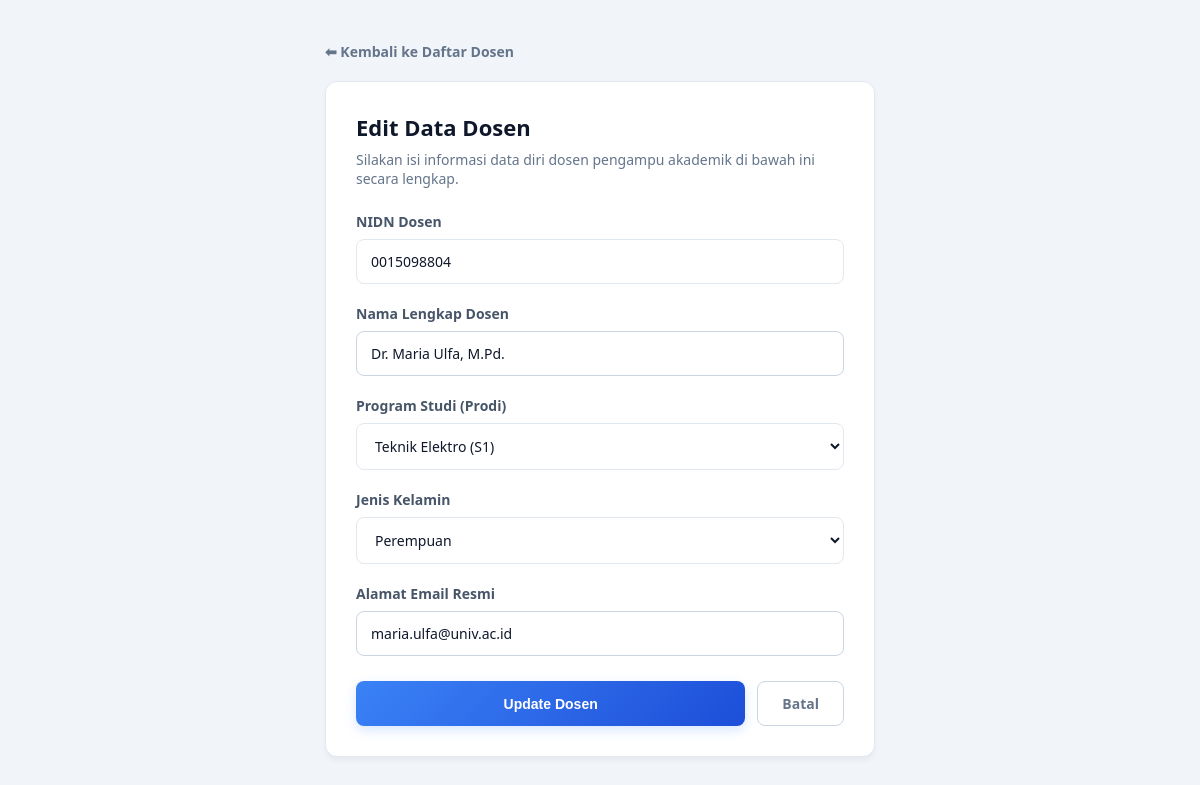
The app's page /Dosen/tambah.php?NIDN=0015098804 with its own data.
### tables this page shows
CREATE TABLE `dosen` (
  `NIDN` varchar(15) NOT NULL,
  `Nama_Dosen` varchar(30) NOT NULL,
  `Id_Prodi` varchar(50) NOT NULL,
  `Jenis_Kelamin` varchar(20) NOT NULL,
  `Email` varchar(30) NOT NULL
);

### Dosen/tambah.php (the view, shortened to what this page needs)
<?php
include '../koneksi.php';
$nidn_edit = isset($_GET['NIDN']) ? $_GET['NIDN'] : '';
$data = ['NIDN' => '', 'Nama_Dosen' => '', 'Jurusan' => '', 'Jenis_Kelamin' => '', 'Email' => ''];
if ($nidn_edit != '') {
    $query = mysqli_query($koneksi, "SELECT * FROM dosen WHERE NIDN = '$nidn_edit'");
    $data = mysqli_fetch_array($query);
    $judul = "Edit Data Dosen";
    $tombol = "Update Dosen";
} else {
    $judul = "Tambah Data Dosen";
    $tombol = "Simpan Dosen";
    $readonly = "";
}
?>
<!DOCTYPE html>
<html lang="id">
    <head>
    </head>
    <body>
        <div class="form-wrapper">
            <a href="index.php" class="btn-back">⬅ Kembali ke Daftar Dosen</a>
            <div class="form-container">
                <h2><?= $judul; ?></h2>
                <p>Silakan isi informasi data diri dosen pengampu akademik di bawah ini secara lengkap.</p>
                <form action="proses_tambah.php" method="POST">
                    <div class="form-group">
                        <label for="nidn">NIDN Dosen</label>
                        <?php
                            $readonly_attr = ($nidn_edit != '') ? 'readonly' : '';
                        ?>
                        <input type="text" name="nidn" id="nidn" class="form-control"
                            value="<?= $data['NIDN']; ?>" <?= $readonly_attr; ?> required>
                    </div>
                    <div class="form-group">
                        <label for="nama_dosen">Nama Lengkap Dosen</label>
                        <input type="text" name="nama_dosen" id="nama_dosen" class="form-control" placeholder="Contoh: Dr. Ahmad Subarjo, M.T." value="<?= $data['Nama_Dosen']; ?>" required>
                    </div>
                    <div class="form-group">
                        <label for="jurusan">Program Studi (Prodi)</label>
                        <select name="jurusan" id="jurusan" class="form-control" required>
                            <?php
                            $q_prodi = mysqli_query($koneksi, "SELECT * FROM prodi");
                            while($p = mysqli_fetch_array($q_prodi)) {
                                $selected = ($data['Id_Prodi'] == $p['Id_Prodi']) ? 'selected' : '';
                                echo "<option value='".$p['Id_Prodi']."' $selected>".$p['Nama_Prodi']."</option>";
                            }
                            ?>
                        </select>
                    </div>
                    <div class="form-group">
                        <label for="jenis_kelamin">Jenis Kelamin</label>
                        <select name="jenis_kelamin" id="jenis_kelamin" class="form-control" required>
                            <option value="Perempuan" <?= ($data['Jenis_Kelamin'] != '' && $data['Jenis_Kelamin'] == 'Perempuan') ? 'selected' : ''; ?>>Perempuan</option>
                        </select>
                    </div>
                    <div class="form-group">
                        <label for="email">Alamat Email Resmi</label>
                        <input type="email" name="email" id="email" class="form-control" placeholder="Contoh: ahmad.subarjo@kampus.ac.id" value="<?= $data['Email']; ?>" required>
                    </div>
                    <div class="button-group">
                        <button type="submit" name="proses" class="btn-submit"><?= $tombol; ?></button>
                        <a href="index.php" class="btn-cancel">Batal</a>
                    </div>
                </form>
            </div>
        </div>
    </body>
</html>

### Dosen/tambah.php (style rules this page uses)
body { background-color: #f1f5f9; font-family: 'Segoe UI', -apple-system, BlinkMacSystemFont, Roboto, sans-serif; margin: 0; padding: 40px; color: #1e293b; }
.form-wrapper { max-width: 550px; margin: 0 auto; }
.btn-back { display: inline-flex; align-items: center; text-decoration: none; color: #64748b; font-size: 14px; font-weight: 600; margin-bottom: 20px; transition: color 0.2s ease; }
.form-container { background-color: #ffffff; border-radius: 12px; padding: 30px; box-shadow: 0 4px 6px -1px rgba(0, 0, 0, 0.05); border: 1px solid #e2e8f0; }
.form-container h2 { margin: 0 0 8px 0; font-size: 22px; font-weight: 700; color: #0f172a; }
.form-container p { margin: 0 0 24px 0; font-size: 14px; color: #64748b; }
.form-group { margin-bottom: 20px; }
.form-group label { display: block; font-size: 14px; font-weight: 600; color: #475569; margin-bottom: 8px; }
.form-control { width: 100%; padding: 12px 14px; font-size: 14px; border-radius: 8px; border: 1px solid #cbd5e1; box-sizing: border-box; font-family: inherit; background-color: #ffffff !important; color: #0f172a !important; transition: border-color 0.2s ease, box-shadow 0.2s ease; }
.form-control option { background-color: #ffffff !important; color: #0f172a !important; font-family: inherit; padding: 12px; }
.form-control:read-only { background-color: #f8fafc; color: #94a3b8; cursor: not-allowed; border-color: #e2e8f0; }
.button-group { display: flex; gap: 12px; margin-top: 25px; }
.btn-submit { flex: 1; padding: 12px; background: linear-gradient(135deg, #3b82f6 0%, #1d4ed8 100%); color: #ffffff; border: none; border-radius: 8px; font-size: 14px; font-weight: 700; cursor: pointer; box-shadow: 0 4px 12px rgba(59, 130, 246, 0.2); transition: all 0.3s ease; }
.btn-cancel { display: inline-flex; justify-content: center; align-items: center; text-decoration: none; padding: 12px 24px; background-color: #ffffff; color: #64748b; border: 1px solid #cbd5e1; border-radius: 8px; font-size: 14px; font-weight: 600; transition: all 0.2s ease; }

### records on screen
dosen: nidn "0015098804", nama_dosen "Dr. Maria Ulfa, M.Pd.", jenis_kelamin "Perempuan", email "maria.ulfa@univ.ac.id"

### other values on screen
$judul "Edit Data Dosen"
$tombol "Update Dosen"
form field jurusan "Teknik Elektro (S1)"
